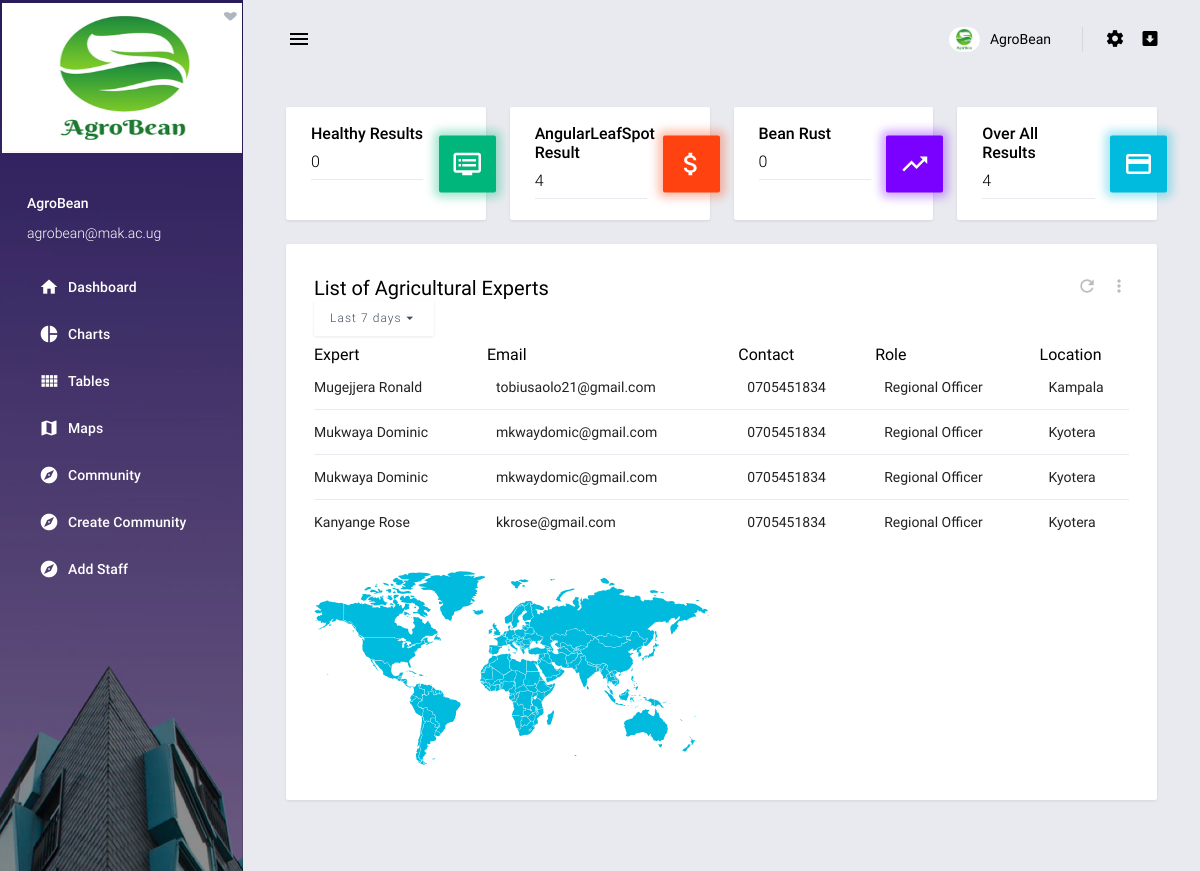
The page / on the database its author committed.
### tables this page shows
CREATE TABLE staff (id INTEGER PRIMARY KEY AUTOINCREMENT ,name TEXT, email TEXT, contact TEXT, role_ TEXT,location TEXT);

### app.py (the view)
@app.route('/')
def index():
    df2=getData()
    con=sqlite3.connect("example.db")
    cur = con.cursor()
    cur.execute("select * from staff")
    rows = cur.fetchall()
    dfr=df2.loc[df2['result'] == 'Bean rust']
    dfr['count']=dfr.groupby('date')['date'].transform('count')
    bean_rust=dfr['count'].sum()
    dfl=df2.loc[df2['result'] == 'Angular Leaf Spot']
    dfl['count']=dfl.groupby('date')['date'].transform('count')
    agl=dfl['count'].sum()
    dfh=df2.loc[df2['result'] == 'Healthy']
    dfh['count']=dfh.groupby('date')['date'].transform('count')
    health=dfh['count'].sum()
    all_res=health+agl+bean_rust
    s = df2.result
    counts = s.value_counts()
    percent = s.value_counts(normalize=True)
    percent100 = s.value_counts(normalize=True).mul(100).round(1).astype(str) + '%'
    df=pd.DataFrame({'counts': counts, 'per': percent, 'per100': percent100})
    return render_template('index.html',column_names=df.columns.values,link_column="id", zip=zip,
    bn=bean_rust,agl=agl,hl=health,all_res=all_res,row_data=rows)

### app.py (called while the page is built)
def getData():
    sql = "select * from agrobean_results"
    df = pd.read_sql(sql, db_connect)
    return df

### templates/index.html (shortened to what this page needs)
{% extends "base.html" %}
{% block content %}
        <main class="content-wrapper">
          <div class="mdc-layout-grid">
            <div class="mdc-layout-grid__inner">
              <div class="mdc-layout-grid__cell stretch-card mdc-layout-grid__cell--span-3-desktop mdc-layout-grid__cell--span-4-tablet">
                <div class="mdc-card info-card info-card--success">
                  <div class="card-inner">
                    <h5 class="card-title">Healthy Results</h5>
                    <h5 class="font-weight-light pb-2 mb-1 border-bottom">{{hl}}</h5>
                    <div class="card-icon-wrapper">
                      <i class="material-icons">dvr</i>
                    </div>
                  </div>
                </div>
              </div>
              <div class="mdc-layout-grid__cell stretch-card mdc-layout-grid__cell--span-3-desktop mdc-layout-grid__cell--span-4-tablet">
                <div class="mdc-card info-card info-card--danger">
                  <div class="card-inner">
                    <h5 class="card-title">AngularLeafSpot Result</h5>
                    <h5 class="font-weight-light pb-2 mb-1 border-bottom">{{agl}}</h5>
                    <div class="card-icon-wrapper">
                      <i class="material-icons">attach_money</i>
                    </div>
                  </div>
                </div>
              </div>
              <div class="mdc-layout-grid__cell stretch-card mdc-layout-grid__cell--span-3-desktop mdc-layout-grid__cell--span-4-tablet">
                <div class="mdc-card info-card info-card--primary">
                  <div class="card-inner">
                    <h5 class="card-title">Bean Rust</h5>
                    <h5 class="font-weight-light pb-2 mb-1 border-bottom">{{bn}}</h5>
                    <div class="card-icon-wrapper">
                      <i class="material-icons">trending_up</i>
                    </div>
                  </div>
                </div>
              </div>
              <div class="mdc-layout-grid__cell stretch-card mdc-layout-grid__cell--span-3-desktop mdc-layout-grid__cell--span-4-tablet">
                <div class="mdc-card info-card info-card--info">
                  <div class="card-inner">
                    <h5 class="card-title">Over All Results</h5>
                    <h5 class="font-weight-light pb-2 mb-1 border-bottom">{{all_res}}</h5>
                    <div class="card-icon-wrapper">
                      <i class="material-icons">credit_card</i>
                    </div>
                  </div>
                </div>
              </div>
              <div class="mdc-layout-grid__cell stretch-card mdc-layout-grid__cell--span-12">
                <div class="mdc-card">
                  <div class="d-flex justify-content-between">
                    <h4 class="card-title mb-0">List of Agricultural Experts</h4>
                    <div>
                        <i class="material-icons refresh-icon">refresh</i>
                        <i class="material-icons options-icon ml-2">more_vert</i>
                    </div>
                  </div>
                  <div class="d-block d-sm-flex justify-content-between align-items-center">
                      <div class="menu-button-container">
                        <button class="mdc-button mdc-menu-button mdc-button--raised button-box-shadow tx-12 text-dark bg-white font-weight-light">
                            Last 7 days
                          <i class="material-icons">arrow_drop_down</i>
                        </button>
                      </div>
                  </div>
                  <div class="mdc-layout-grid__inner mt-2">
                    <div class="mdc-layout-grid__cell mdc-layout-grid__cell--span-12 mdc-layout-grid__cell--span-8-tablet">
                        <div class="table-responsive">
                          <table class="table dashboard-table">
                           <thead>
                            <td>Expert</td>
                            <td>Email</td>
                            <td>Contact</td>
                            <td>Role</td>
                            <td>Location</td>
                        </thead>
                            <tbody>
                            {% for row in row_data %}
                              <tr>
                              <td>{{row[1]}}</td>
                              <td>{{row[2]}}</td>
                              <td> {{ row[3]}}</td>
                              <td>{{row[4]}}</td>
                              <td>{{row[5]}}</td>
                              </tr>
                              {% endfor %}
                            </tbody>
                          </table>
                        </div>
                    </div>
                    <div class="mdc-layout-grid__cell mdc-layout-grid__cell--span-6 mdc-layout-grid__cell--span-8-tablet">
                      <div id="revenue-map" class="revenue-world-map"></div>
                    </div>
                  </div>
                </div>
              </div>
            </div>
          </div>
        </main>
{% endblock %}

### templates/base.html (shortened to what this page needs)
<!DOCTYPE html>
<html lang="en">
<head>
  <link rel="stylesheet" href="{{url_for('static',filename='assets/vendors/mdi/css/materialdesignicons.min.css')}}">
  <link rel="stylesheet" href="{{url_for('static',filename='assets/vendors/css/vendor.bundle.base.css')}}">
  <link rel="stylesheet" href="{{url_for('static',filename='assets/vendors/flag-icon-css/css/flag-icon.min.css')}}">
  <link rel="stylesheet" href="{{url_for('static',filename='assets/vendors/jvectormap/jquery-jvectormap.css')}}">
  <link rel="stylesheet" href="{{url_for('static',filename='assets/css/demo/style.css')}}">
</head>
<body>
  <div class="body-wrapper">
    <aside class="mdc-drawer mdc-drawer--dismissible mdc-drawer--open">
      <div class="mdc-drawer__header">
        <a href="{{url_for('index')}}" class="brand-logo">
          <img src="{{url_for('static',filename='assets/images/logo3.png')}}" alt="logo" style="width:250px;height:150px;margin-left:-25px;margin-top:-25px;">
        </a>
      </div>
      <div class="mdc-drawer__content">
        <div class="user-info">
          <p class="name">AgroBean</p>
          <p class="email">agrobean@mak.ac.ug</p>
        </div>
        <div class="mdc-list-group">
          <nav class="mdc-list mdc-drawer-menu">
            <div class="mdc-list-item mdc-drawer-item">
              <a class="mdc-drawer-link" href="{{url_for('index')}}">
                <i class="material-icons mdc-list-item__start-detail mdc-drawer-item-icon" aria-hidden="true">home</i>
                Dashboard
              </a>
            </div>
            <div class="mdc-list-item mdc-drawer-item">
              <a class="mdc-drawer-link" href="{{url_for('charts')}}">
                <i class="material-icons mdc-list-item__start-detail mdc-drawer-item-icon" aria-hidden="true">pie_chart</i>
                Charts
              </a>
            </div>
              <div class="mdc-list-item mdc-drawer-item">
              <a class="mdc-drawer-link" href="{{url_for('tables')}}">
                <i class="material-icons mdc-list-item__start-detail mdc-drawer-item-icon" aria-hidden="true">view_comfy</i>
                Tables
              </a>
            </div>
            <div class="mdc-list-item mdc-drawer-item">
              <a class="mdc-drawer-link" href="{{url_for('maps')}}">
                <i class="material-icons mdc-list-item__start-detail mdc-drawer-item-icon" aria-hidden="true">map</i>
                  Maps
              </a>
            </div>
              <div class="mdc-list-item mdc-drawer-item">
              <a class="mdc-drawer-link" href="https://visionhospital.000webhostapp.com/view_article.php" target="_blank">
                <i class="material-icons mdc-list-item__start-detail mdc-drawer-item-icon" aria-hidden="true">explore</i>
                  Community
              </a>
            </div>
            <div class="mdc-list-item mdc-drawer-item">
              <a class="mdc-drawer-link" href="https://visionhospital.000webhostapp.com/upload.php" target="_blank">
                <i class="material-icons mdc-list-item__start-detail mdc-drawer-item-icon" aria-hidden="true">explore</i>
                  Create Community
              </a>
            </div>
            <div class="mdc-list-item mdc-drawer-item">
              <a class="mdc-drawer-link" href="{{url_for('register_staff')}}">
                <i class="material-icons mdc-list-item__start-detail mdc-drawer-item-icon" aria-hidden="true">explore</i>
                  Add Staff
              </a>
            </div>
          </nav>
        </div>
      </div>
    </aside>
    <div class="main-wrapper mdc-drawer-app-content">
      <header class="mdc-top-app-bar">
        <div class="mdc-top-app-bar__row">
          <div class="mdc-top-app-bar__section mdc-top-app-bar__section--align-start">
            <button class="material-icons mdc-top-app-bar__navigation-icon mdc-icon-button sidebar-toggler">menu</button>
          </div>
          <div class="mdc-top-app-bar__section mdc-top-app-bar__section--align-end mdc-top-app-bar__section-right">
            <div class="menu-button-container menu-profile d-none d-md-block">
              <button class="mdc-button mdc-menu-button">
                <span class="d-flex align-items-center">
                  <span class="figure">
                    <img src="{{url_for('static',filename='assets/images/logo3.png')}}" alt="user" class="user">
                  </span>
                  <span class="user-name">AgroBean</span>
                </span>
              </button>
            </div>
            <div class="menu-button-container d-none d-md-block">
              <button class="mdc-button mdc-menu-button">
                <i class="mdi mdi-settings"></i>
              </button>
            </div>
            <div class="menu-button-container d-none d-md-block">
              <button class="mdc-button mdc-menu-button">
                <i class="mdi mdi-arrow-down-bold-box"></i>
              </button>
            </div>
          </div>
        </div>
      </header>
      <div class="page-wrapper mdc-toolbar-fixed-adjust">
        {% block content %}
        {% endblock %}
        <footer>
          <div class="mdc-layout-grid">
          </div>
        </footer>
      </div>
    </div>
  </div>
</body>
</html>

### rows shown on the page
staff: name "Mugejjera Ronald", email "tobiusaolo21@gmail.com", contact "0705451834", role_ "Regional Officer", location "Kampala"
staff: name "Mukwaya Dominic", email "mkwaydomic@gmail.com", contact "0705451834", role_ "Regional Officer", location "Kyotera"
staff: name "Mukwaya Dominic", email "mkwaydomic@gmail.com", contact "0705451834", role_ "Regional Officer", location "Kyotera"
staff: name "Kanyange Rose", email "kkrose@gmail.com", contact "0705451834", role_ "Regional Officer", location "Kyotera"

### other values the page prints
{{ hl }} "0"
{{ agl }} "4"
{{ bn }} "0"
{{ all_res }} "4"
